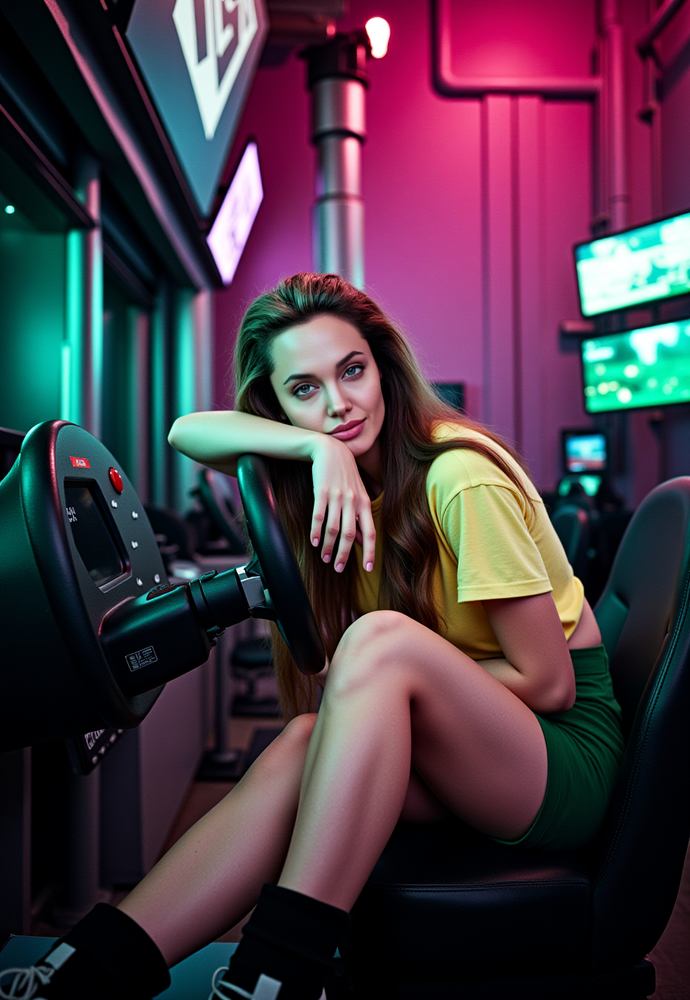
#> input picture src/xiser_nodes/temp/temp_378a667b5d5a4c4282c558887f347c98.png, 690 x 1000 px, shrunk from 928 x 1344 before the run
$ python -i adjustment_algorithms.py   (imports and definitions only)
#> lines starting #> are read from the running program, lines starting #| are printed output that depends on the picture
#> further down, picture is the input picture: PIL image 690x1000 RGBA; mean R, G, B, A 74.6, 56.8, 69.6, 255
"""
adjustment_algorithms.py

统一的图像调节算法模块，提供前后端一致的调节算法实现。
确保预览和最终渲染结果完全一致。
"""

import numpy as np
from PIL import Image
from .adjustment_utils import AdjustmentUtils


class AdjustmentAlgorithms:
    """图像调节算法类"""

    # [113 lines left out: functions apply_brightness, apply_contrast, apply_saturation, not called in this run]

    @staticmethod
    def apply_adjustments(pil_img, brightness=0.0, contrast=0.0, saturation=0.0):
        """
        应用亮度、对比度、饱和度调整到PIL图像

        Args:
            pil_img (PIL.Image): 输入图像（RGB或RGBA模式）
            brightness (float): 亮度值
            contrast (float): 对比度值
            saturation (float): 饱和度值

        Returns:
            PIL.Image: 调整后的图像
        """
#> called with brightness = 0, contrast = 0, saturation = 0
        # 确保图像是RGB模式
        original_mode = pil_img.mode
#> original_mode = 'RGBA'
        if original_mode == "RGBA":
            # 分离RGB和Alpha通道
            rgb_img = pil_img.convert("RGB")
            alpha_channel = pil_img.split()[3]
#> alpha_channel: PIL image 690x1000 L; every value is 255
        else:
            rgb_img = pil_img.convert("RGB")
            alpha_channel = None

        # 转换为numpy数组
        rgb_array = np.array(rgb_img)

        # 按顺序应用调整：亮度 -> 对比度 -> 饱和度
        # 与前端应用顺序一致
        if abs(brightness) >= 1e-3:
            rgb_array = AdjustmentAlgorithms.apply_brightness(rgb_array, brightness)

        if abs(contrast) >= 1e-3:
            rgb_array = AdjustmentAlgorithms.apply_contrast(rgb_array, contrast)

        if abs(saturation) >= 1e-3:
            rgb_array = AdjustmentAlgorithms.apply_saturation(rgb_array, saturation)

        # 转换回PIL图像
        adjusted_img = Image.fromarray(rgb_array, mode="RGB")

        # 如果有Alpha通道，重新组合
        if alpha_channel is not None:
            adjusted_img = adjusted_img.convert("RGBA")
            r, g, b, _ = adjusted_img.split()
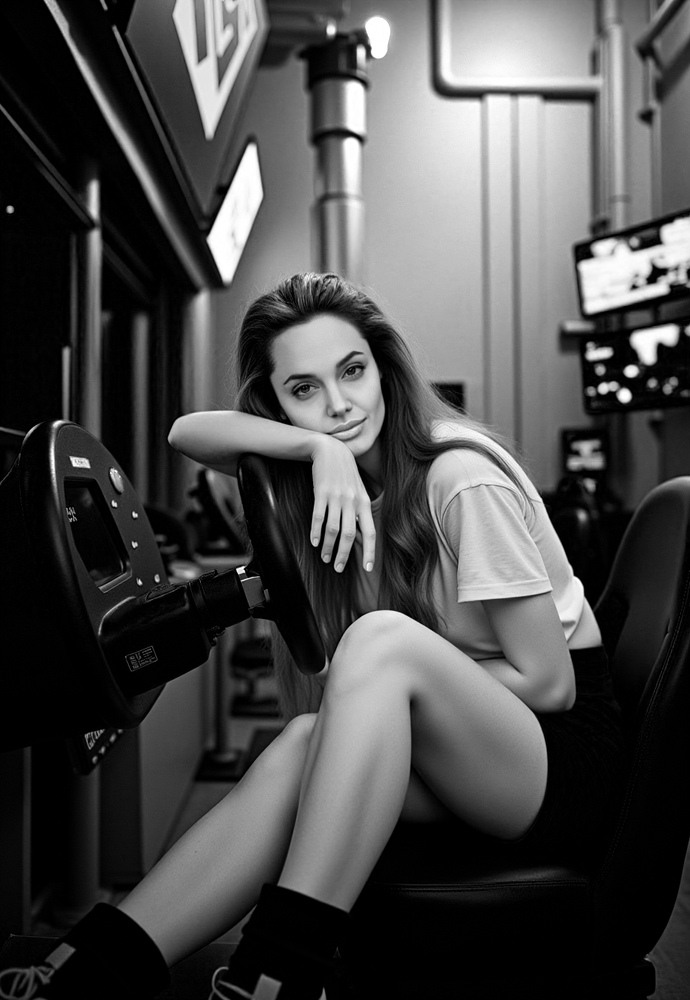
#> r: PIL image 690x1000 L; min 0, max 255, mean 74.6
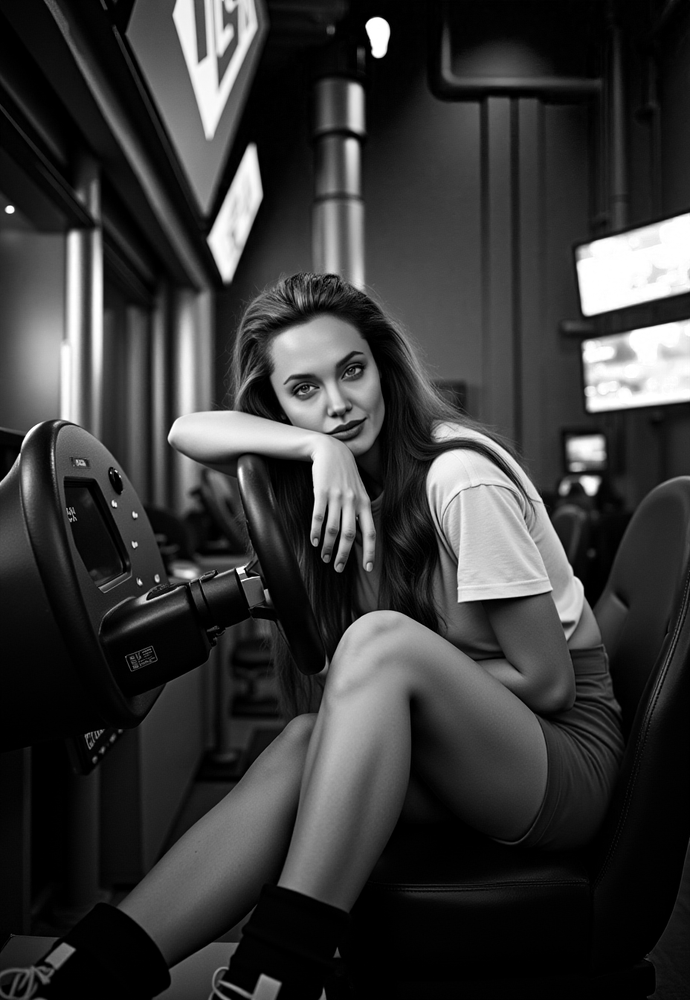
#> g: PIL image 690x1000 L; min 0, max 255, mean 56.8
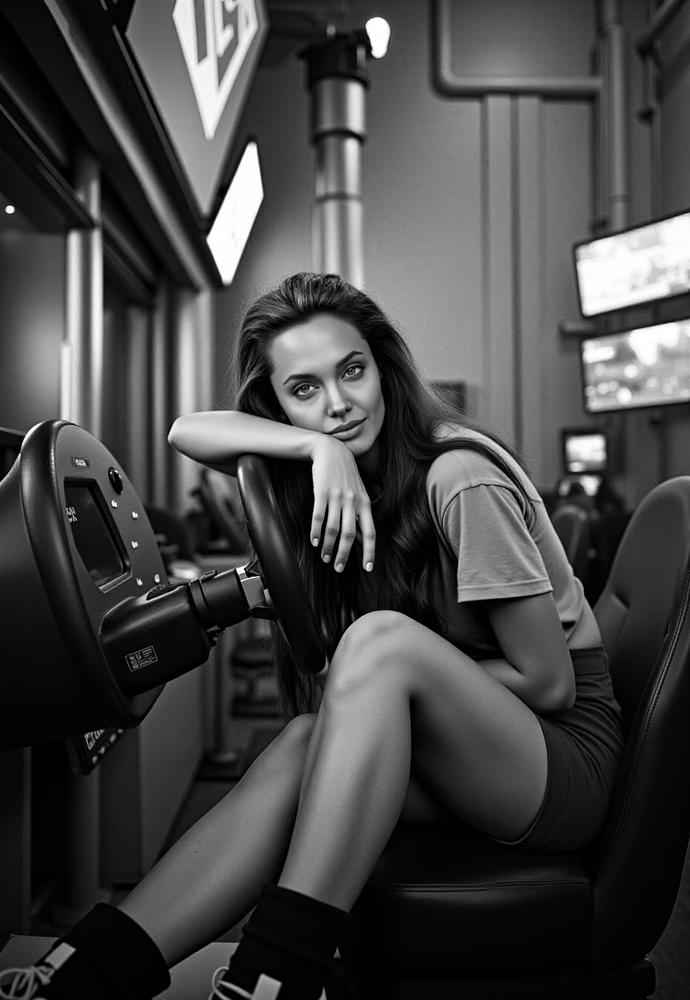
#> b: PIL image 690x1000 L; min 0, max 255, mean 69.6
            adjusted_img = Image.merge("RGBA", (r, g, b, alpha_channel))
        elif original_mode == "RGBA":
            # 原始是RGBA但没有Alpha通道？转换为RGBA
            adjusted_img = adjusted_img.convert("RGBA")

        return adjusted_img

    # [108 lines left out: functions alpha_composite, create_adjusted_image, not called in this run]

>>> from PIL import Image
>>> picture = Image.open('temp/temp_378a667b5d5a4c4282c558887f347c98.png')
>>> result = AdjustmentAlgorithms().apply_adjustments(picture)

$ run again, on src/xiser_nodes/temp/temp_cdb1a8aa019449deb329184fee9f2c11.png
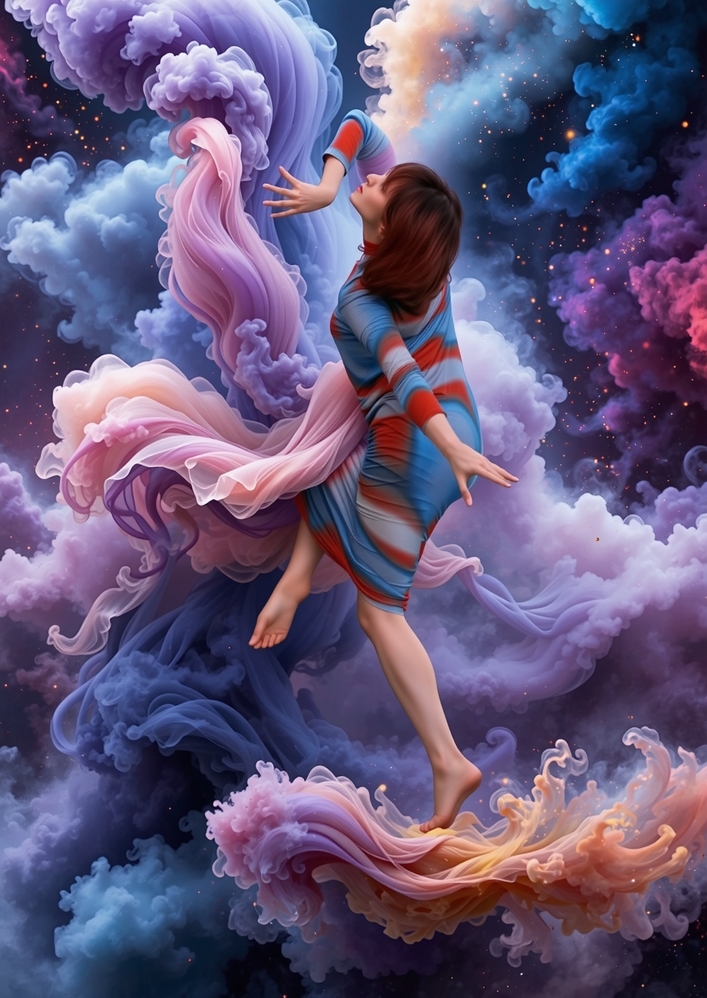
#> input picture src/xiser_nodes/temp/temp_cdb1a8aa019449deb329184fee9f2c11.png, 707 x 998 px, shrunk from 1088 x 1536 before the run
#> picture is the input picture: PIL image 707x998 RGBA; mean R, G, B, A 100.3, 88, 123, 255
#> alpha_channel: PIL image 707x998 L; every value is 255
#> in apply_adjustments, `r, g, b, _ = adjusted_img.split()`:
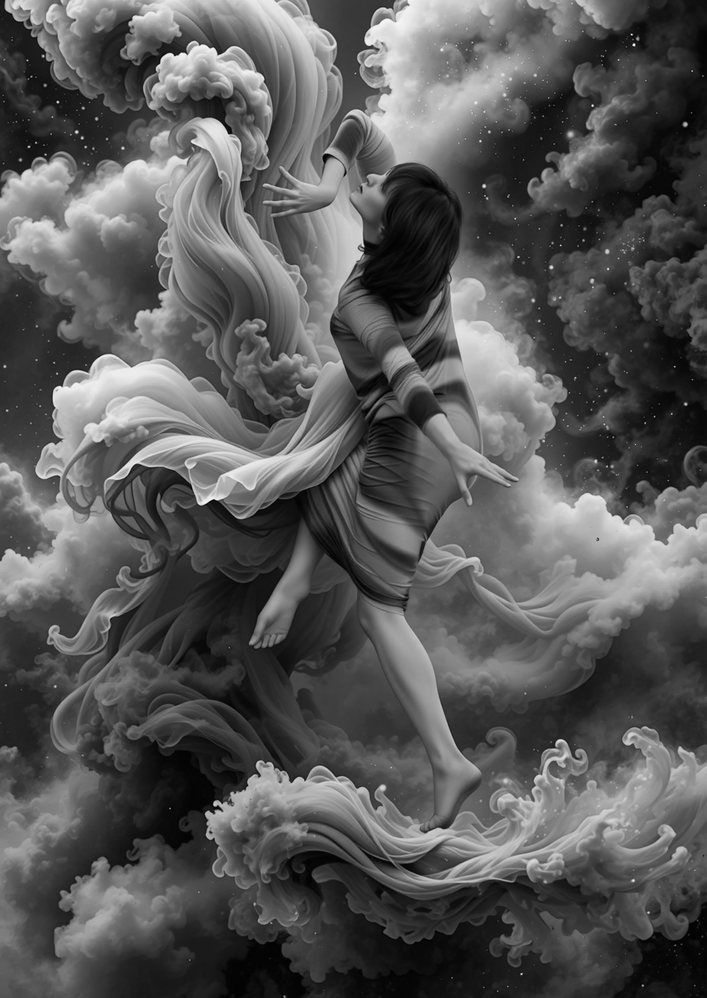
#> g: PIL image 707x998 L; min 0, max 253, mean 88
#> in apply_adjustments, `r, g, b, _ = adjusted_img.split()`:
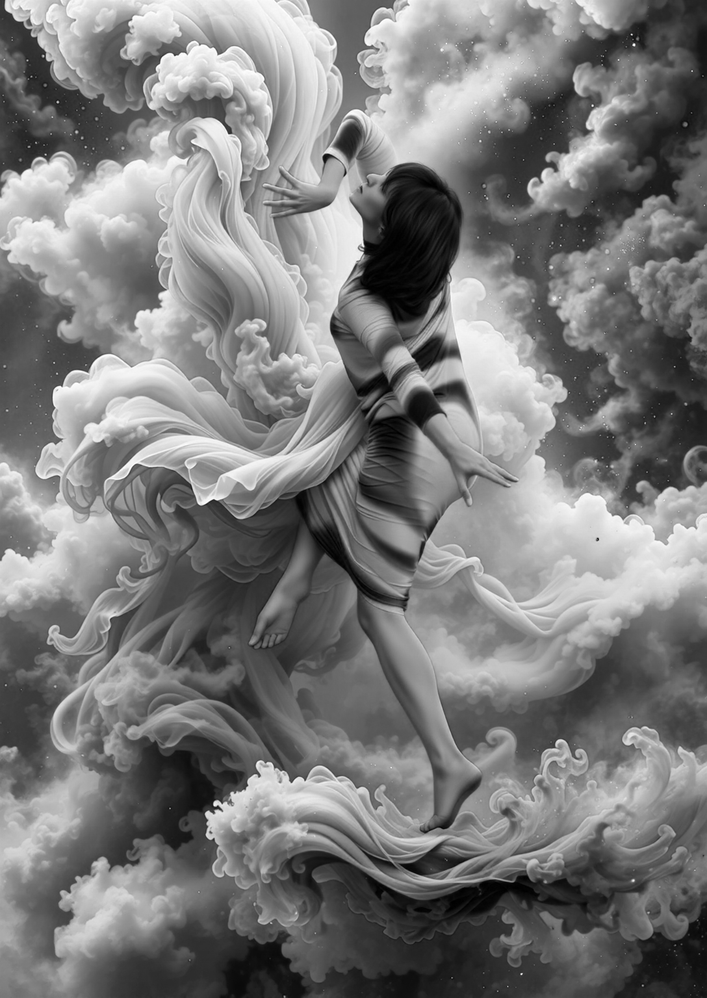
#> b: PIL image 707x998 L; min 0, max 255, mean 123
